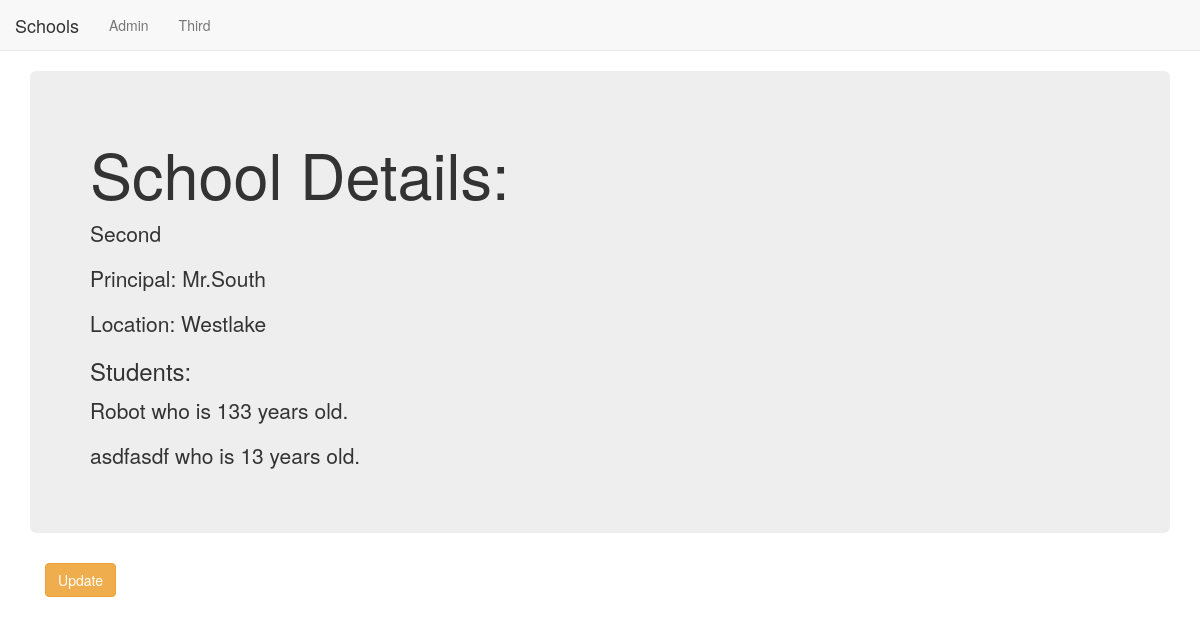
Page /basic_app/2/ on the committed database.
### basic_app/models.py (models this page shows, shortened)
class School(models.Model):
    name = models.CharField(max_length=256)
    principal = models.CharField(max_length=256)
    location = models.CharField(max_length=256)

class Student(models.Model):
    name = models.CharField(max_length=256)
    age = models.PositiveIntegerField()
    school = models.ForeignKey(School,related_name='students', null=True, on_delete=models.SET_NULL)

### basic_app/views.py (the view)
# urls.py: url(r'^(?P<pk>\d+)/$', views.SchoolDetailView.as_view(), name="detail"),
class SchoolDetailView(DetailView):
    context_object_name = 'school_details'
    model = models.School
    template_name = 'basic_app/school_detail.html'

### basic_app/templates/basic_app/school_detail.html
{% extends "basic_app/basic_app_base.html" %}
{% block body_block %}
<div class="jumbotron">
  <h1>School Details:</h1>
  <p>{{school_details.name}}</p>
  <p>Principal: {{school_details.principal}}</p>
  <p>Location: {{school_details.location}}</p>
  <h3>Students:</h3>
    {% for student in school_details.students.all %}
    <p>{{student.name}} who is {{student.age}} years old.</p>
    {% endfor %}
</div>
<div class="container">
  <p><a class="btn btn-warning" href="{% url 'basic_app:update' pk=school_details.pk%}">Update<a/></p>
</div>
{% endblock %}

### rows in the picture
School: name "Second", principal "Mr.South", location "Westlake"
Student: name "Robot", age "133"
Student: name "asdfasdf", age "13"
